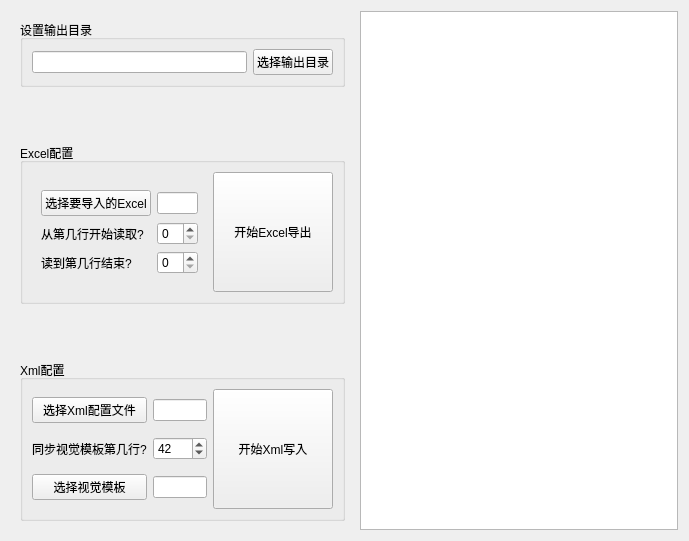
<?xml version="1.0" encoding="UTF-8"?>
<ui version="4.0">
 <class>Widget</class>
 <widget class="QWidget" name="Widget">
  <property name="geometry">
   <rect>
    <x>0</x>
    <y>0</y>
    <width>689</width>
    <height>541</height>
   </rect>
  </property>
  <property name="windowTitle">
   <string>Widget</string>
  </property>
  <layout class="QHBoxLayout" name="layMain" stretch="1,2">
   <item>
    <widget class="QWidget" name="widgetLeft" native="true">
     <layout class="QVBoxLayout" name="verticalLayout_4">
      <item>
       <widget class="QGroupBox" name="boxOutPut">
        <property name="title">
         <string>设置输出目录</string>
        </property>
        <layout class="QHBoxLayout" name="horizontalLayout_3">
         <item>
          <widget class="QLineEdit" name="editWrite"/>
         </item>
         <item>
          <widget class="QPushButton" name="btnWrite">
           <property name="text">
            <string>选择输出目录</string>
           </property>
          </widget>
         </item>
        </layout>
       </widget>
      </item>
      <item>
       <spacer name="verticalSpacer_3">
        <property name="orientation">
         <enum>Qt::Vertical</enum>
        </property>
        <property name="sizeHint" stdset="0">
         <size>
          <width>20</width>
          <height>103</height>
         </size>
        </property>
       </spacer>
      </item>
      <item>
       <widget class="QGroupBox" name="boxExcel">
        <property name="title">
         <string>Excel配置</string>
        </property>
        <layout class="QHBoxLayout" name="horizontalLayout">
         <item>
          <widget class="QWidget" name="widgetExcelConfig" native="true">
           <layout class="QVBoxLayout" name="verticalLayout_2">
            <item>
             <layout class="QGridLayout" name="gridLayout">
              <item row="2" column="1">
               <widget class="QSpinBox" name="spinRowEndRead">
                <property name="value">
                 <number>0</number>
                </property>
               </widget>
              </item>
              <item row="0" column="1">
               <widget class="QLineEdit" name="editRead"/>
              </item>
              <item row="1" column="1">
               <widget class="QSpinBox" name="spinRowStartRead">
                <property name="value">
                 <number>0</number>
                </property>
               </widget>
              </item>
              <item row="0" column="0">
               <widget class="QPushButton" name="btnRead">
                <property name="text">
                 <string>选择要导入的Excel</string>
                </property>
               </widget>
              </item>
              <item row="2" column="0">
               <widget class="QLabel" name="label_6">
                <property name="text">
                 <string>读到第几行结束?</string>
                </property>
               </widget>
              </item>
              <item row="1" column="0">
               <widget class="QLabel" name="label_3">
                <property name="text">
                 <string>从第几行开始读取?</string>
                </property>
               </widget>
              </item>
             </layout>
            </item>
           </layout>
          </widget>
         </item>
         <item>
          <widget class="QPushButton" name="btnStart">
           <property name="sizePolicy">
            <sizepolicy hsizetype="Fixed" vsizetype="Fixed">
             <horstretch>0</horstretch>
             <verstretch>0</verstretch>
            </sizepolicy>
           </property>
           <property name="minimumSize">
            <size>
             <width>120</width>
             <height>120</height>
            </size>
           </property>
           <property name="text">
            <string>开始Excel导出</string>
           </property>
          </widget>
         </item>
        </layout>
       </widget>
      </item>
      <item>
       <spacer name="verticalSpacer_2">
        <property name="orientation">
         <enum>Qt::Vertical</enum>
        </property>
        <property name="sizeHint" stdset="0">
         <size>
          <width>20</width>
          <height>103</height>
         </size>
        </property>
       </spacer>
      </item>
      <item>
       <widget class="QGroupBox" name="boxXml">
        <property name="title">
         <string>Xml配置</string>
        </property>
        <layout class="QHBoxLayout" name="horizontalLayout_2">
         <item>
          <layout class="QGridLayout" name="gridLayout_3">
           <item row="0" column="1">
            <widget class="QLineEdit" name="editXmlPath"/>
           </item>
           <item row="2" column="0">
            <widget class="QPushButton" name="btnTempletePath">
             <property name="text">
              <string>选择视觉模板</string>
             </property>
            </widget>
           </item>
           <item row="0" column="0">
            <widget class="QPushButton" name="btnXmlPath">
             <property name="text">
              <string>选择Xml配置文件</string>
             </property>
            </widget>
           </item>
           <item row="2" column="1">
            <widget class="QLineEdit" name="editTempletePath"/>
           </item>
           <item row="1" column="0">
            <widget class="QLabel" name="label_4">
             <property name="text">
              <string>同步视觉模板第几行?</string>
             </property>
            </widget>
           </item>
           <item row="1" column="1">
            <widget class="QSpinBox" name="spinRowReadTemp">
             <property name="maximum">
              <number>120</number>
             </property>
             <property name="value">
              <number>42</number>
             </property>
            </widget>
           </item>
          </layout>
         </item>
         <item>
          <widget class="QPushButton" name="btnXmlStart">
           <property name="sizePolicy">
            <sizepolicy hsizetype="Fixed" vsizetype="Fixed">
             <horstretch>0</horstretch>
             <verstretch>0</verstretch>
            </sizepolicy>
           </property>
           <property name="minimumSize">
            <size>
             <width>120</width>
             <height>120</height>
            </size>
           </property>
           <property name="text">
            <string>开始Xml写入</string>
           </property>
          </widget>
         </item>
        </layout>
       </widget>
      </item>
     </layout>
    </widget>
   </item>
   <item>
    <widget class="QTreeView" name="treeView"/>
   </item>
  </layout>
 </widget>
 <resources/>
 <connections/>
</ui>
